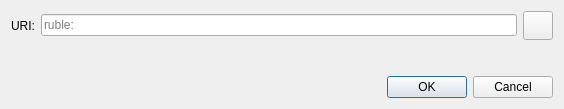
<?xml version="1.0" encoding="UTF-8"?>
<ui version="4.0">
 <class>OpenURIDialog</class>
 <widget class="QDialog" name="OpenURIDialog">
  <property name="geometry">
   <rect>
    <x>0</x>
    <y>0</y>
    <width>564</width>
    <height>109</height>
   </rect>
  </property>
  <property name="windowTitle">
   <string>Open Ruble URI</string>
  </property>
  <layout class="QVBoxLayout" name="verticalLayout">
   <item>
    <layout class="QHBoxLayout" name="horizontalLayout">
     <item>
      <widget class="QLabel" name="label">
       <property name="text">
        <string>URI:</string>
       </property>
      </widget>
     </item>
     <item>
      <widget class="QValidatedLineEdit" name="uriEdit">
       <property name="placeholderText">
        <string notr="true">ruble:</string>
       </property>
      </widget>
     </item>
     <item>
      <widget class="QToolButton" name="pasteButton">
       <property name="toolTip">
        <string extracomment="Tooltip text for button that allows you to paste an address that is in your clipboard.">Paste address from clipboard</string>
       </property>
       <property name="text">
        <string/>
       </property>
       <property name="icon">
        <iconset resource="../bitcoin.qrc">
         <normaloff>:/icons/editpaste</normaloff>:/icons/editpaste
        </iconset>
       </property>
       <property name="iconSize">
        <size>
         <width>22</width>
         <height>22</height>
        </size>
       </property>
      </widget>
     </item>
    </layout>
   </item>
   <item>
    <spacer name="verticalSpacer">
     <property name="orientation">
      <enum>Qt::Vertical</enum>
     </property>
     <property name="sizeHint" stdset="0">
      <size>
       <width>20</width>
       <height>40</height>
      </size>
     </property>
    </spacer>
   </item>
   <item>
    <widget class="QDialogButtonBox" name="buttonBox">
     <property name="orientation">
      <enum>Qt::Horizontal</enum>
     </property>
     <property name="standardButtons">
      <set>QDialogButtonBox::Cancel|QDialogButtonBox::Ok</set>
     </property>
    </widget>
   </item>
  </layout>
 </widget>
 <customwidgets>
  <customwidget>
   <class>QValidatedLineEdit</class>
   <extends>QLineEdit</extends>
   <header>qt/qvalidatedlineedit.h</header>
  </customwidget>
 </customwidgets>
 <resources/>
 <connections>
  <connection>
   <sender>buttonBox</sender>
   <signal>accepted()</signal>
   <receiver>OpenURIDialog</receiver>
   <slot>accept()</slot>
   <hints>
    <hint type="sourcelabel">
     <x>248</x>
     <y>254</y>
    </hint>
    <hint type="destinationlabel">
     <x>157</x>
     <y>274</y>
    </hint>
   </hints>
  </connection>
  <connection>
   <sender>buttonBox</sender>
   <signal>rejected()</signal>
   <receiver>OpenURIDialog</receiver>
   <slot>reject()</slot>
   <hints>
    <hint type="sourcelabel">
     <x>316</x>
     <y>260</y>
    </hint>
    <hint type="destinationlabel">
     <x>286</x>
     <y>274</y>
    </hint>
   </hints>
  </connection>
 </connections>
</ui>
